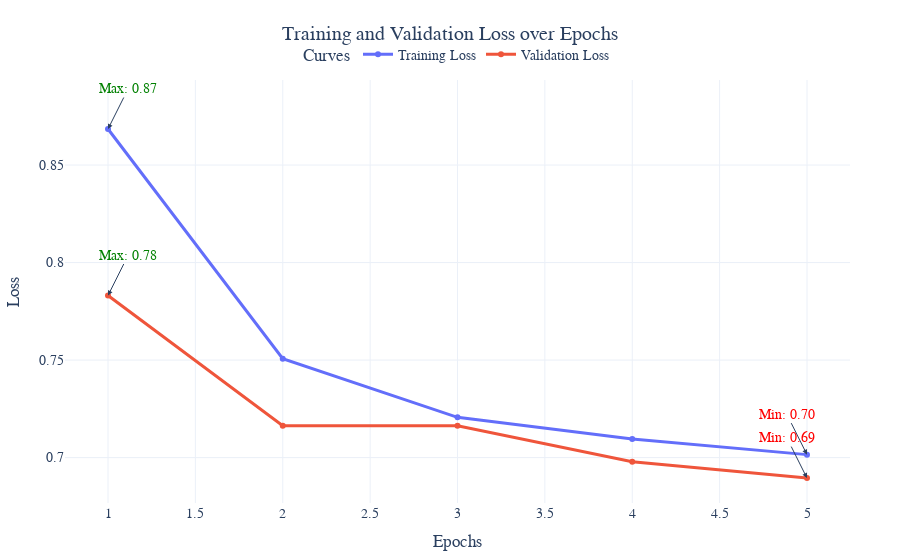

Notebook cell for this chart:
### Code cell
trainer = Trainer(
    config=TrainerConfig(
        optimizer="adam",
        criterion="cross_entropy",
        learning_rate=1e-3,
        weight_decay=1e-5,
        batch_size=256,
        early_stopping_patience=5
    ),
    model= model
)

# Train the model
trainer.train(train_dataset, val_dataset, epochs=5)
trainer.predict(val_dataset)

### Figure 1 — Plotly figure (JSON) as saved in the notebook; plotly's stock layout.template omitted (floating-point values rounded to 4 significant figures)
{"data": [{"hovertemplate": "%{x}, %{y}<extra>Training Loss</extra>", "line": {"width": 3}, "marker": {"size": 6}, "mode": "lines+markers", "name": "Training Loss", "type": "scatter", "x": [1, 2, 3, 4, 5], "y": [0.8685, 0.7507, 0.7207, 0.7096, 0.7015]}, {"hovertemplate": "%{x}, %{y}<extra>Validation Loss</extra>", "line": {"width": 3}, "marker": {"size": 6}, "mode": "lines+markers", "name": "Validation Loss", "type": "scatter", "x": [1, 2, 3, 4, 5], "y": [0.7831, 0.7164, 0.7164, 0.6979, 0.6895]}], "layout": {"annotations": [{"arrowhead": 2, "ax": -20, "ay": -40, "font": {"color": "red"}, "showarrow": true, "text": "Min: 0.70", "x": 5, "y": 0.7015}, {"arrowhead": 2, "ax": 20, "ay": -40, "font": {"color": "green"}, "showarrow": true, "text": "Max: 0.87", "x": 1, "y": 0.8685}, {"arrowhead": 2, "ax": -20, "ay": -40, "font": {"color": "red"}, "showarrow": true, "text": "Min: 0.69", "x": 5, "y": 0.6895}, {"arrowhead": 2, "ax": 20, "ay": -40, "font": {"color": "green"}, "showarrow": true, "text": "Max: 0.78", "x": 1, "y": 0.7831}], "font": {"family": "Arial, sans-serif", "size": 14}, "legend": {"orientation": "h", "title": {"text": "Curves"}, "x": 0.5, "xanchor": "center", "y": 1.02, "yanchor": "bottom"}, "margin": {"b": 50, "l": 50, "r": 50, "t": 80}, "title": {"text": "Training and Validation Loss over Epochs", "x": 0.5, "xanchor": "center"}, "xaxis": {"title": {"text": "Epochs"}}, "yaxis": {"title": {"text": "Loss"}}}}
